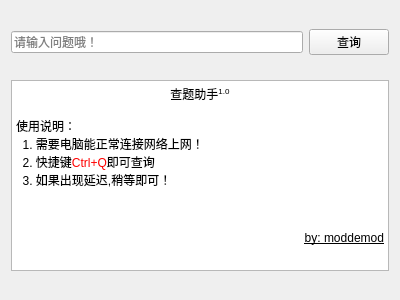
<?xml version="1.0" encoding="UTF-8"?>
<ui version="4.0">
 <class>Form</class>
 <widget class="QWidget" name="Form">
  <property name="geometry">
   <rect>
    <x>0</x>
    <y>0</y>
    <width>400</width>
    <height>300</height>
   </rect>
  </property>
  <property name="windowTitle">
   <string>Form</string>
  </property>
  <layout class="QVBoxLayout" name="verticalLayout_2">
   <item>
    <spacer name="verticalSpacer">
     <property name="orientation">
      <enum>Qt::Vertical</enum>
     </property>
     <property name="sizeHint" stdset="0">
      <size>
       <width>20</width>
       <height>20</height>
      </size>
     </property>
    </spacer>
   </item>
   <item>
    <layout class="QVBoxLayout" name="verticalLayout">
     <item>
      <layout class="QHBoxLayout" name="horizontalLayout">
       <item>
        <widget class="QLineEdit" name="lineEdit">
         <property name="placeholderText">
          <string>请输入问题哦！</string>
         </property>
        </widget>
       </item>
       <item>
        <widget class="QPushButton" name="pushButton">
         <property name="text">
          <string>查询</string>
         </property>
         <property name="shortcut">
          <string>Ctrl+Q</string>
         </property>
        </widget>
       </item>
      </layout>
     </item>
     <item>
      <spacer name="verticalSpacer_3">
       <property name="orientation">
        <enum>Qt::Vertical</enum>
       </property>
       <property name="sizeHint" stdset="0">
        <size>
         <width>20</width>
         <height>20</height>
        </size>
       </property>
      </spacer>
     </item>
     <item>
      <widget class="QTextBrowser" name="textBrowser">
       <property name="html">
        <string>&lt;!DOCTYPE HTML PUBLIC &quot;-//W3C//DTD HTML 4.0//EN&quot; &quot;http://www.w3.org/TR/REC-html40/strict.dtd&quot;&gt;
&lt;html&gt;&lt;head&gt;&lt;meta name=&quot;qrichtext&quot; content=&quot;1&quot; /&gt;&lt;style type=&quot;text/css&quot;&gt;
p, li { white-space: pre-wrap; }
&lt;/style&gt;&lt;/head&gt;&lt;body style=&quot; font-family:'SimSun'; font-size:9pt; font-weight:400; font-style:normal;&quot;&gt;
&lt;p align=&quot;center&quot; style=&quot; margin-top:0px; margin-bottom:0px; margin-left:0px; margin-right:0px; -qt-block-indent:0; text-indent:0px;&quot;&gt;查题助手&lt;span style=&quot; vertical-align:super;&quot;&gt;1.0&lt;/span&gt;&lt;/p&gt;
&lt;p style=&quot;-qt-paragraph-type:empty; margin-top:0px; margin-bottom:0px; margin-left:0px; margin-right:0px; -qt-block-indent:0; text-indent:0px;&quot;&gt;&lt;br /&gt;&lt;/p&gt;
&lt;p style=&quot; margin-top:0px; margin-bottom:0px; margin-left:0px; margin-right:0px; -qt-block-indent:0; text-indent:0px;&quot;&gt;&lt;span style=&quot; color:#000000;&quot;&gt;使用说明：&lt;/span&gt;&lt;/p&gt;
&lt;p style=&quot; margin-top:0px; margin-bottom:0px; margin-left:0px; margin-right:0px; -qt-block-indent:0; text-indent:0px;&quot;&gt;  1. 需要电脑能正常连接网络上网！&lt;/p&gt;
&lt;p style=&quot; margin-top:0px; margin-bottom:0px; margin-left:0px; margin-right:0px; -qt-block-indent:0; text-indent:0px;&quot;&gt;  2. 快捷键&lt;span style=&quot; color:#ff0000;&quot;&gt;Ctrl+Q&lt;/span&gt;即可查询&lt;/p&gt;
&lt;p style=&quot; margin-top:0px; margin-bottom:0px; margin-left:0px; margin-right:0px; -qt-block-indent:0; text-indent:0px;&quot;&gt;  3. 如果出现延迟,稍等即可！&lt;/p&gt;
&lt;p style=&quot;-qt-paragraph-type:empty; margin-top:0px; margin-bottom:0px; margin-left:0px; margin-right:0px; -qt-block-indent:0; text-indent:0px;&quot;&gt;&lt;br /&gt;&lt;/p&gt;
&lt;p style=&quot;-qt-paragraph-type:empty; margin-top:0px; margin-bottom:0px; margin-left:0px; margin-right:0px; -qt-block-indent:0; text-indent:0px;&quot;&gt;&lt;br /&gt;&lt;/p&gt;
&lt;p align=&quot;right&quot; style=&quot;-qt-paragraph-type:empty; margin-top:0px; margin-bottom:0px; margin-left:0px; margin-right:0px; -qt-block-indent:0; text-indent:0px; text-decoration: underline;&quot;&gt;&lt;br /&gt;&lt;/p&gt;
&lt;p align=&quot;right&quot; style=&quot; margin-top:0px; margin-bottom:0px; margin-left:0px; margin-right:0px; -qt-block-indent:0; text-indent:0px;&quot;&gt;&lt;span style=&quot; text-decoration: underline;&quot;&gt;by: moddemod&lt;/span&gt;&lt;/p&gt;&lt;/body&gt;&lt;/html&gt;</string>
       </property>
      </widget>
     </item>
    </layout>
   </item>
   <item>
    <spacer name="verticalSpacer_2">
     <property name="orientation">
      <enum>Qt::Vertical</enum>
     </property>
     <property name="sizeHint" stdset="0">
      <size>
       <width>20</width>
       <height>20</height>
      </size>
     </property>
    </spacer>
   </item>
  </layout>
 </widget>
 <resources/>
 <connections>
  <connection>
   <sender>pushButton</sender>
   <signal>clicked()</signal>
   <receiver>Form</receiver>
   <slot>query()</slot>
   <hints>
    <hint type="sourcelabel">
     <x>324</x>
     <y>37</y>
    </hint>
    <hint type="destinationlabel">
     <x>351</x>
     <y>24</y>
    </hint>
   </hints>
  </connection>
 </connections>
 <slots>
  <slot>query()</slot>
 </slots>
</ui>
